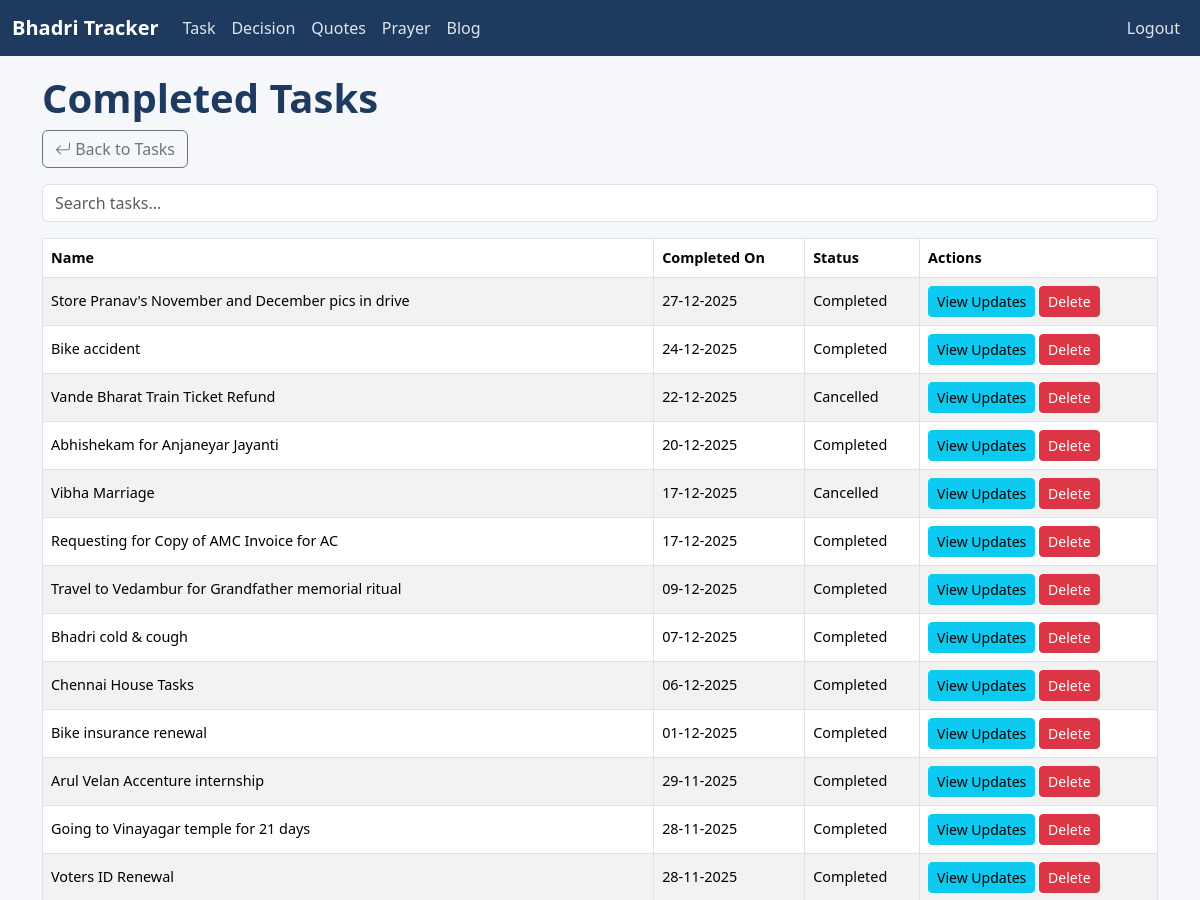
The page /history/ (signed in, upper part) on the database as committed earlier.
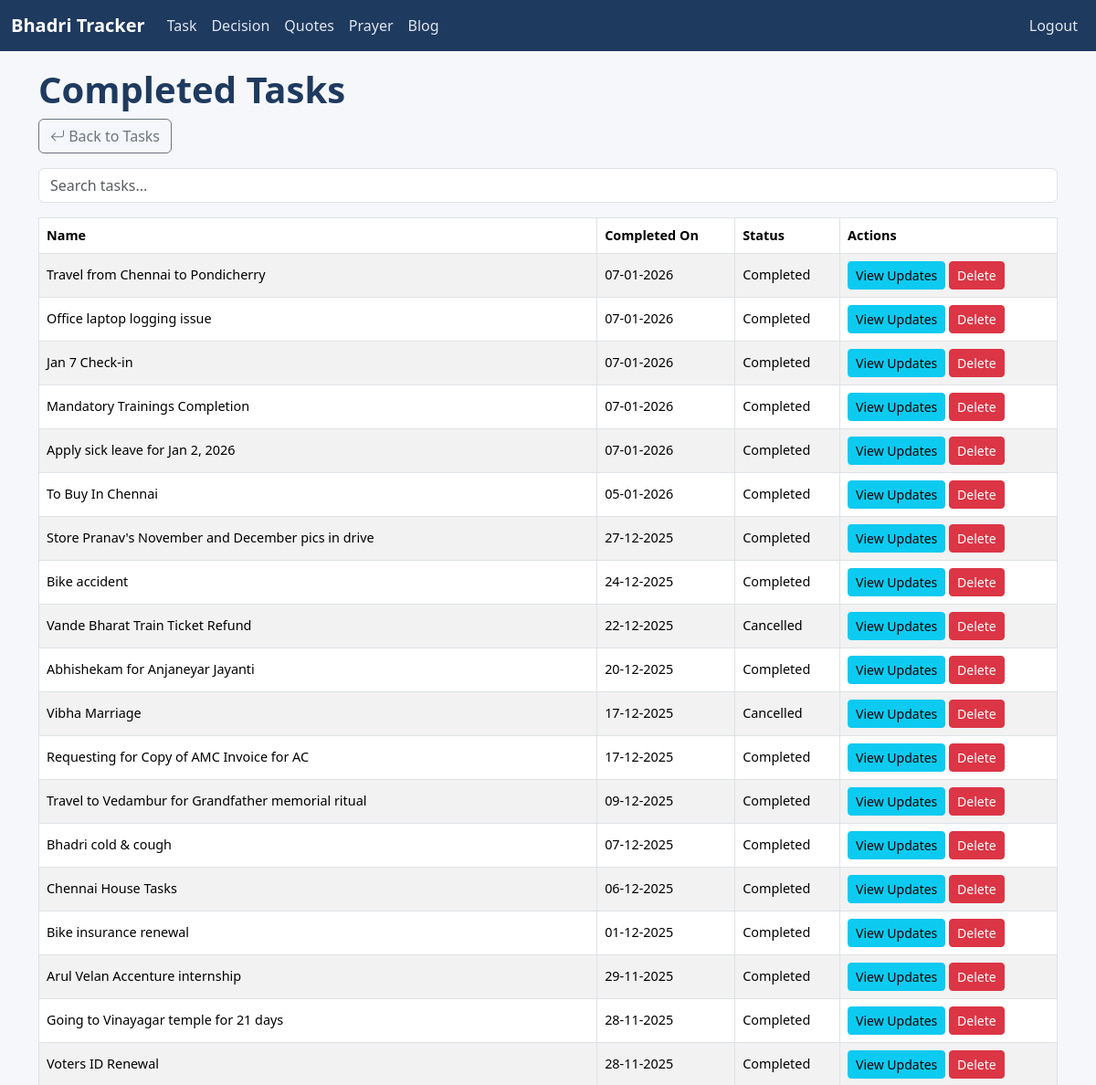
The same page on the database as committed later.
### tracker/models.py (models this page shows, shortened)
class Task(models.Model):
    STATUS_CHOICES = [
        ('Opened', 'Opened'),
        ('InProgress', 'In Progress'),
        ('Completed', 'Completed'),
        ('Cancelled', 'Cancelled'),
        ('Hold', 'Hold'),
    ]
    name = models.CharField(max_length=200)
    status = models.CharField(max_length=20, choices=STATUS_CHOICES, default='Opened')
    task_type = models.ForeignKey(TaskType, on_delete=models.CASCADE)
    started_date = models.DateField(default=timezone.now, null=True, blank=True)
    created_date = models.DateField(auto_now_add=True)
    updated_date = models.DateField(auto_now=True)
    completed_date = models.DateField(null=True, blank=True)
    target_date = models.DateField(default=timezone.now, null=True, blank=True)
    is_bookmark = models.BooleanField(default=False)
    is_private = models.BooleanField(default=False)
    is_important = models.BooleanField(default=False)
    is_template = models.BooleanField(default=False)

### tracker/views.py (the view)
# urls.py: path('history/', views.TaskHistoryView.as_view(), name='task_history'),
class TaskHistoryView(LoginRequiredMixin, ListView):
    model = Task
    template_name = 'tracker/task_history.html'
    context_object_name = 'tasks'
    def get_queryset(self):
        queryset = Task.objects.filter(status__in=['Completed', 'Cancelled']).exclude(is_template=True).order_by('-completed_date')
        search = self.request.GET.get('search', '').strip()
        if search:
            queryset = queryset.filter(
                Q(name__icontains=search) |
                Q(updates__description__icontains=search)
            ).distinct()
        return queryset
    def render_to_response(self, context, **response_kwargs):
        if self.request.headers.get('HX-Request'):
            return render(self.request, 'tracker/task_history_rows.html', context)
        return super().render_to_response(context, **response_kwargs)

### templates/tracker/task_history.html (shortened to what this page needs)
{% extends 'base.html' %}
{% block content %}
<h1>Completed Tasks</h1>
<a href="{% url 'tracker:task_list' %}" class="btn btn-outline-secondary mb-3"><i class="bi bi-arrow-return-left"></i> Back to Tasks</a>
<input
    type="text"
    id="searchBox"
    name="search"
    class="form-control mb-3"
    placeholder="Search tasks..."
    hx-get="{% url 'tracker:task_history' %}"
    hx-trigger="keyup changed delay:150ms"
    hx-target="#taskTableBody"
    hx-swap="innerHTML"
/>
<div class="table-responsive">
<table class="table table-striped table-bordered align-middle text-nowrap">
  <thead>
      <tr>
          <th>Name</th>
          <th>Completed On</th>
          <th>Status</th>
          <th>Actions</th>
      </tr>
  </thead>
  <tbody id="taskTableBody">
      {% include 'tracker/task_history_rows.html' %}
  </tbody>
</table>
</div>
{% endblock %}

### templates/tracker/task_history_rows.html
{% for task in tasks %}
<tr>
    <td>{{ task.name }}</td>
    <td>{{ task.completed_date|date:"d-m-Y" }}</td>
    <td>{{ task.status }}</td>
    <td>
        <a href="{% url 'tracker:update_list' task.id %}" class="btn btn-sm btn-info">View Updates</a>
        <a href="{% url 'tracker:task_delete' task.id %}" class="btn btn-sm btn-danger">Delete</a>
    </td>
</tr>
{% empty %}
<tr>
    <td colspan="3" class="text-center">No matching tasks.</td>
</tr>
{% endfor %}

Rows that differ between the two databases and show on the page:
added Task: name "Travel from Chennai to Pondicherry", completed_date "07-01-2026", status "Completed"
added Task: name "Office laptop logging issue", completed_date "07-01-2026", status "Completed"
added Task: name "Jan 7 Check-in", completed_date "07-01-2026", status "Completed"
added Task: name "Mandatory Trainings Completion", completed_date "07-01-2026", status "Completed"
added Task: name "Apply sick leave for Jan 2, 2026", completed_date "07-01-2026", status "Completed"
added Task: name "To Buy In Chennai", completed_date "05-01-2026", status "Completed"
